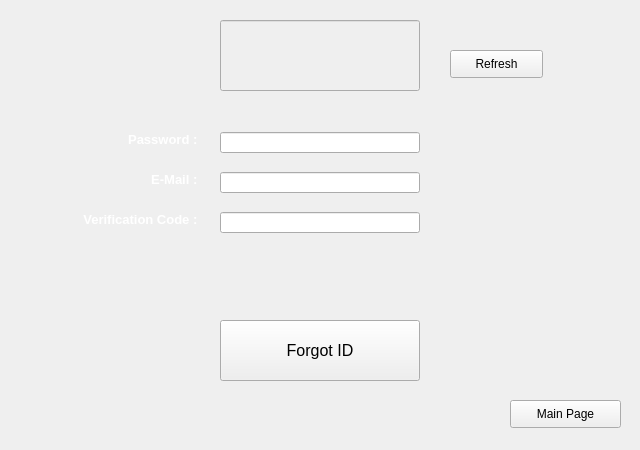
<?xml version="1.0" encoding="UTF-8"?>
<ui version="4.0">
 <class>Form</class>
 <widget class="QWidget" name="Form">
  <property name="geometry">
   <rect>
    <x>0</x>
    <y>0</y>
    <width>640</width>
    <height>450</height>
   </rect>
  </property>
  <property name="windowTitle">
   <string>Form</string>
  </property>
  <property name="styleSheet">
   <string notr="true">background-color: &quot;#79360A&quot;;</string>
  </property>
  <widget class="QLineEdit" name="verification_code">
   <property name="enabled">
    <bool>false</bool>
   </property>
   <property name="geometry">
    <rect>
     <x>220</x>
     <y>20</y>
     <width>200</width>
     <height>71</height>
    </rect>
   </property>
   <property name="font">
    <font>
     <pointsize>26</pointsize>
    </font>
   </property>
   <property name="styleSheet">
    <string notr="true">background-color: solid white</string>
   </property>
   <property name="text">
    <string/>
   </property>
   <property name="readOnly">
    <bool>true</bool>
   </property>
   <property name="clearButtonEnabled">
    <bool>false</bool>
   </property>
  </widget>
  <widget class="QPushButton" name="refresh_button">
   <property name="geometry">
    <rect>
     <x>450</x>
     <y>50</y>
     <width>93</width>
     <height>28</height>
    </rect>
   </property>
   <property name="styleSheet">
    <string notr="true">background-color: solid white</string>
   </property>
   <property name="text">
    <string>Refresh</string>
   </property>
  </widget>
  <widget class="QLabel" name="label_3">
   <property name="geometry">
    <rect>
     <x>30</x>
     <y>130</y>
     <width>171</width>
     <height>20</height>
    </rect>
   </property>
   <property name="text">
    <string>&lt;html&gt;&lt;head/&gt;&lt;body&gt;&lt;p align=&quot;right&quot;&gt;&lt;span style=&quot; font-size:10pt; font-weight:600; color:#ffffff;&quot;&gt;Password : &lt;/span&gt;&lt;/p&gt;&lt;/body&gt;&lt;/html&gt;</string>
   </property>
  </widget>
  <widget class="QLineEdit" name="password_area">
   <property name="geometry">
    <rect>
     <x>220</x>
     <y>132</y>
     <width>200</width>
     <height>21</height>
    </rect>
   </property>
   <property name="styleSheet">
    <string notr="true">background-color: solid white</string>
   </property>
  </widget>
  <widget class="QLineEdit" name="email_area">
   <property name="geometry">
    <rect>
     <x>220</x>
     <y>172</y>
     <width>200</width>
     <height>21</height>
    </rect>
   </property>
   <property name="styleSheet">
    <string notr="true">background-color: solid white</string>
   </property>
  </widget>
  <widget class="QLabel" name="label_4">
   <property name="geometry">
    <rect>
     <x>30</x>
     <y>170</y>
     <width>171</width>
     <height>20</height>
    </rect>
   </property>
   <property name="text">
    <string>&lt;html&gt;&lt;head/&gt;&lt;body&gt;&lt;p align=&quot;right&quot;&gt;&lt;span style=&quot; font-size:10pt; font-weight:600; color:#ffffff;&quot;&gt;E-Mail : &lt;/span&gt;&lt;/p&gt;&lt;/body&gt;&lt;/html&gt;</string>
   </property>
  </widget>
  <widget class="QLineEdit" name="verification_area">
   <property name="geometry">
    <rect>
     <x>220</x>
     <y>212</y>
     <width>200</width>
     <height>21</height>
    </rect>
   </property>
   <property name="styleSheet">
    <string notr="true">background-color: solid white</string>
   </property>
  </widget>
  <widget class="QLabel" name="label_5">
   <property name="geometry">
    <rect>
     <x>30</x>
     <y>210</y>
     <width>171</width>
     <height>20</height>
    </rect>
   </property>
   <property name="text">
    <string>&lt;html&gt;&lt;head/&gt;&lt;body&gt;&lt;p align=&quot;right&quot;&gt;&lt;span style=&quot; font-size:10pt; font-weight:600; color:#ffffff;&quot;&gt;Verification Code : &lt;/span&gt;&lt;/p&gt;&lt;/body&gt;&lt;/html&gt;</string>
   </property>
  </widget>
  <widget class="QPushButton" name="forgot_id_button">
   <property name="geometry">
    <rect>
     <x>220</x>
     <y>320</y>
     <width>200</width>
     <height>61</height>
    </rect>
   </property>
   <property name="font">
    <font>
     <pointsize>12</pointsize>
    </font>
   </property>
   <property name="styleSheet">
    <string notr="true">background-color: solid white</string>
   </property>
   <property name="text">
    <string>Forgot ID</string>
   </property>
  </widget>
  <widget class="QPushButton" name="main_page_button">
   <property name="geometry">
    <rect>
     <x>510</x>
     <y>400</y>
     <width>111</width>
     <height>28</height>
    </rect>
   </property>
   <property name="styleSheet">
    <string notr="true">background-color: solid white;</string>
   </property>
   <property name="text">
    <string>Main Page</string>
   </property>
  </widget>
 </widget>
 <resources/>
 <connections/>
</ui>
